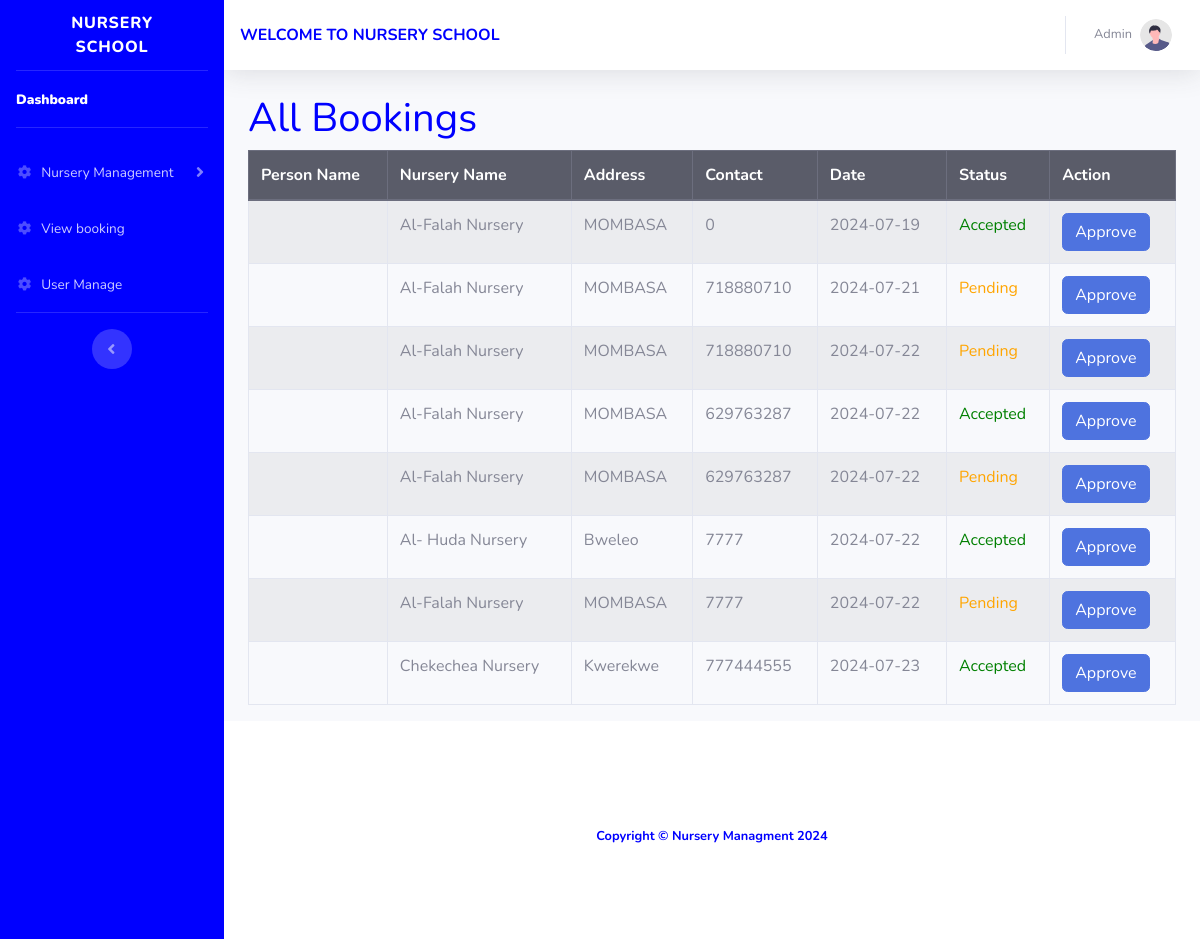
The page /Pages/booking.php (signed in) on the database as committed earlier.
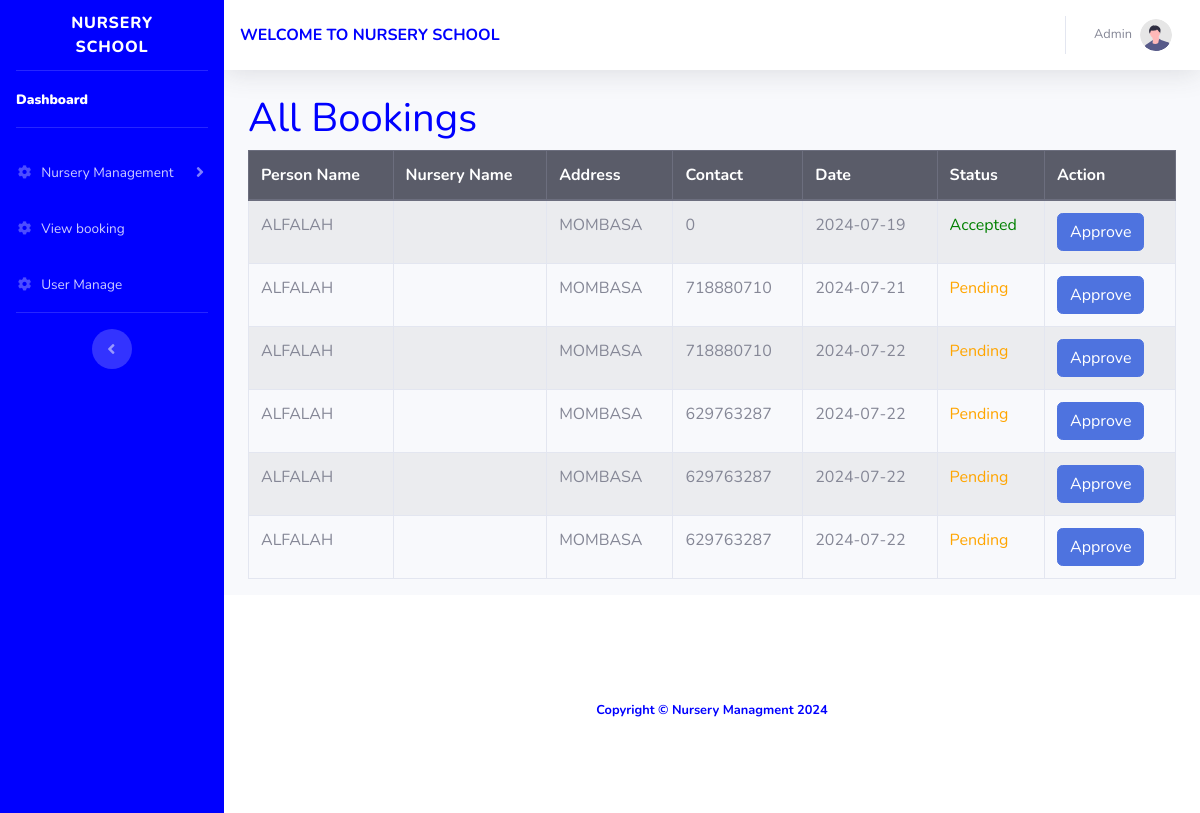
The same page on the database as committed later.
### tables this page shows
CREATE TABLE `booking` (
  `booking_id` int(11) NOT NULL,
  `user_id` int(11) NOT NULL,
  `nursery_id` int(11) NOT NULL,
  `name` varchar(50) NOT NULL,
  `date` date NOT NULL,
  `status` int(11) NOT NULL,
  `phone` int(100) NOT NULL
);

CREATE TABLE `nursery` (
  `nursery_id` int(11) NOT NULL,
  `name` varchar(100) NOT NULL,
  `address` varchar(255) NOT NULL,
  `contact_information` int(100) NOT NULL,
  `staff_id` int(100) NOT NULL,
  `img` varchar(100) NOT NULL
);

### assets/handler/fetch_booking.php (the view, shortened to what this page needs)
<?php
require_once ('connection.php');
$query = "SELECT * FROM booking, nursery WHERE nursery.nursery_id = booking.nursery_id";
$result = $conn->query($query);
if ($result->num_rows > 0) {
    echo '
    <table class="table table-striped table-bordered">
        <thead class="thead-dark">
            <tr>
                <th>Person Name</th>
                <th>Nursery Name</th>
                <th>Address</th>
                <th>Contact</th>
                <th>Date</th>
                <th>Status</th>
                <th>Action</th>
            </tr>
        </thead>
        <tbody>';
    while ($row = $result->fetch_assoc()) {
        $status_text = $row['status'] > 0 ? 'Accepted' : 'Pending';
        $status_color = $row['status'] > 0 ? 'green' : 'orange';
        echo '
        <tr>
            <td>' . htmlspecialchars($row['name']) . '</td>
            <td>' . htmlspecialchars($row['nursery_name']) . '</td>
            <td>' . htmlspecialchars($row['address']) . '</td>
            <td>' . htmlspecialchars($row['phone']) . '</td>
            <td>' . htmlspecialchars($row['date']) . '</td>
            <td style="color: ' . htmlspecialchars($status_color) . ';">' . htmlspecialchars($status_text) . '</td>
            <td><a href="../assets/handler/approve-booking.php?id=' . htmlspecialchars($row['booking_id']) . '" class="btn btn-primary">Approve</a></td>
        </tr>';
    }
    echo '
        </tbody>
    </table>';
} else {
    echo '<div class="alert alert-info" role="alert">No bookings found.</div>';
}
?>

Rows that differ between the two databases and show on the page:
removed booking: nursery.nursery_name "Al- Huda Nursery", nursery.address "Bweleo", phone "7777", date "2024-07-22", status "Accepted"
removed booking: nursery.nursery_name "Al-Falah Nursery", nursery.address "MOMBASA", phone "7777", date "2024-07-22", status "Pending"
removed booking: nursery.nursery_name "Chekechea Nursery", nursery.address "Kwerekwe", phone "777444555", date "2024-07-23", status "Accepted"
changed booking "Accepted": nursery.name (not shown) → "ALFALAH"; nursery.nursery_name "Al-Falah Nursery" → (not shown)
changed through a linked row, booking (number 2 of 6 on the later page): nursery.name (not shown) → "ALFALAH"; nursery.nursery_name "Al-Falah Nursery" → (not shown)
changed through a linked row, booking (number 3 of 6 on the later page): nursery.name (not shown) → "ALFALAH"; nursery.nursery_name "Al-Falah Nursery" → (not shown)
added booking: nursery.name "ALFALAH", nursery.address "MOMBASA", phone "629763287", date "2024-07-22", status "Pending"
changed booking (number 5 of 6 on the later page): nursery.name (not shown) → "ALFALAH"; status "Accepted" → "Pending"; nursery.nursery_name "Al-Falah Nursery" → (not shown)
changed through a linked row, booking (number 6 of 6 on the later page): nursery.name (not shown) → "ALFALAH"; nursery.nursery_name "Al-Falah Nursery" → (not shown)
